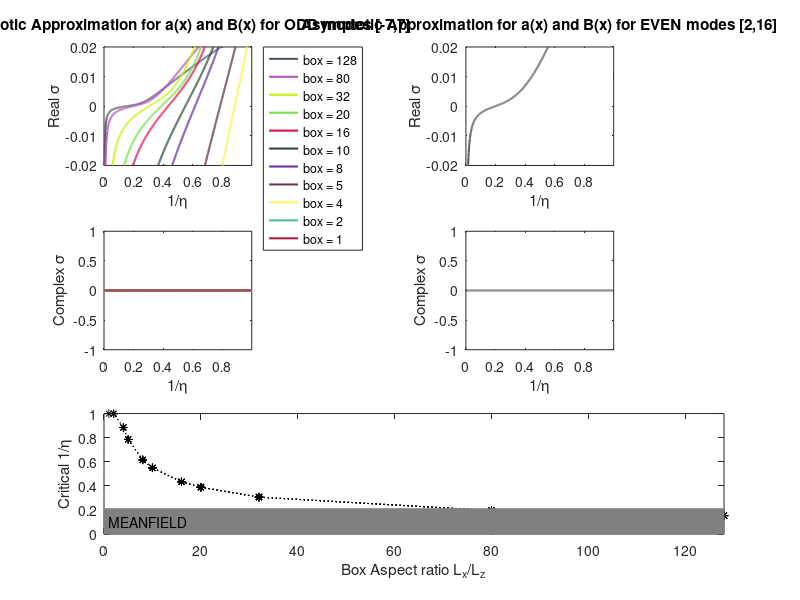

The MATLAB source for this figure: (Note: this script raises an error after producing the figure.)
% First used for the mean-field approximation of u_III,
% which has alpha a(x) and hence, we set B=B(x,t).
% The resulting eigen matrix gives:
% eigenvalue: growth rate 
% eigenfunction: iBy + Bz = p = sum_n pn exp(inmx), 
% where m=1/Lx and a(x)=a0 cos^2(mx)
% see log_book_2




clear all;
% Provide values for constants involved:
% velocity profile: 
D_const=1;
ku=1;  

% matrix dimensions @n = [-@n_max, @n_max]
% @n is either positive or negative and so is n_max 
    % For boxes 32,20,16, rates dont change between 170~324
    % For boxes 32,20,8,2: 7-705 same 

nn=[7 16];
% box sizes to consider
ar = [128 80 32 20 16 10 8 5 4 2 1];    
for co1=1:size(ar,2)
    color{co1}=rand(1,3); 
end
for co=1:2 
    n_max=nn(co);
    count_box=1;
    rmc = zeros(1,size(ar,2));
    for box = 1:size(ar,2) 
        % wavenumber corresponding to the longest wavelength on the box
        m =1./ar(box);

        count=1; % data output count for each rm
        % magnetic diffusivity & magnetic Reynolds number
        for rm=0.0001:0.001:1.0
            eta = (D_const*sqrt(m^2+1.5))/rm;

            % @a0 = @D^2@ku/@eta
            a0=D_const^2*ku/eta;

            % Set imaginary i=zi
            zi=sqrt(-1);

            %Create diagonal matrix
            k_m=0;  % count for main diagonal 
            k_u=0;  % count for upper diagonal 
            k_l=0;  % count for lower diagonal


            % Set up the matrix 
            if (mod(n_max,2)~=0)
                % Preallocate arrays for diagonals 
                diag_main = zeros(1,n_max+1);
                diag_upper= zeros(1,n_max);
                diag_lower= zeros(1,n_max);

                for i=1:2:n_max*2+1
                    k_m=k_m+1;
                    n(k_m)=i-n_max-1;
                    %fprintf('Rm=%f, k_m=%d, n(k_m)=%f\n',rm, k_m,n(k_m))
                    diag_main(k_m)= a0*n(k_m)*m/2. - eta*n(k_m)^2*m^2;

                    if (i>1)
                        k_u=k_u+1;
                        diag_upper(k_u) = a0*(n(k_m)*m/4. - m/2.); 
                    end
                    if (i< n_max*2+1)
                        k_l=k_l+1;
                        diag_lower(k_l) = a0*(n(k_m)*m/4 + m/2.);
                    end

                    D_main = diag(diag_main); 
                    D_upper = diag(diag_upper, 1);
                    D_lower = diag(diag_lower, -1);
                    D=D_main +D_upper + D_lower;
                end

            else
                % Preallocate arrays for diagonals 
                diag_main = zeros(1,n_max/2);
                diag_upper= zeros(1,n_max/2-1);
                diag_lower= zeros(1,n_max/2-1);
                for i=2:2:n_max
                    k_m=k_m+1;
                    n(k_m)=i;
                    %fprintf('Rm=%f, k_m=%d, n(k_m)=%f\n',rm, k_m,n(k_m))
                    diag_main(k_m)=  a0*n(k_m)*m/2. - eta*n(k_m)^2*m^2;

                    if (i>2)
                        k_u=k_u+1;
                        diag_upper(k_u) = a0*(n(k_m)*m/4. - m/2.);
                    end
                    if (i< n_max)
                        k_l=k_l+1;
                        diag_lower(k_l) = a0*(n(k_m)*m/4 + m/2.);
                    end

                    D_main = diag(diag_main); 
                    D_upper = diag(diag_upper, 1);
                    D_lower = diag(diag_lower, -1);
                    D=D_main +D_upper + D_lower;  

                end
            end

            % Find the eigenvalues of D
            e = eig(D);


            % save data: 
            rm_entry(count)= rm;
            [rgr_max(count),I] = max(real(e));
            cgr_max(count) = imag(e(I));
            
            count=count+1;
        end   % end rm loop 
        
        legendInfo{count_box} = ['box = ' num2str(ar(box))];
        fprintf('m=%d\n', ar(box));
        
        % Critical Rmc 
            [min_gr, I] = min(abs(rgr_max));
            rmc(box) = rm_entry(I);
      
        if (mod(n_max,2)~=0)
            %plot Rm vs max(rgr) and max(rgr)
            subplot(3,2,1)
            plot(rm_entry, rgr_max, 'color',color{count_box},'LineWidth',1.5)
            xlabel('1/\eta');
            ylabel('Real \sigma'); 
            xlim([0 rm_entry(end)])
            ylim([-0.02 0.02]);
            hold on; 
            legend(legendInfo,'Location','northeastoutside')
            title(['Asymptotic Approximation for a(x) and B(x) for ODD modes [-',num2str(n_max),',',num2str(n_max),']']);

            subplot(3,2,3)
            plot(rm_entry, cgr_max, 'color',color{count_box},'LineWidth',1.5)
            xlabel('1/\eta');
            ylabel('Complex \sigma');
            xlim([0 rm_entry(end)])
            hold on;
            count_box=count_box+1;
            %legend(legendInfo,'Location','northwest')
            
            subplot(3,2,5:6)
            p1=plot(ar(rmc>0), rmc(rmc>0),'k:*','DisplayName','odd modes');
            ylabel('Critical 1/\eta')
            xlabel('Box Aspect ratio L_x/L_z')
            hold on;
        else

            subplot(3,2,2)
            plot(rm_entry, rgr_max, 'color',color{count_box},'LineWidth',1.5)
            xlabel('1/\eta');
            ylabel('Real \sigma'); 
            xlim([0 rm_entry(end)])
            ylim([-0.02 0.02]);
            hold on; 
            %legend(legendInfo,'Location','northwest')
            title(['Asymptotic Approximation for a(x) and B(x) for EVEN modes [2,',num2str(n_max),']']);  

            subplot(3,2,4)
            plot(rm_entry, cgr_max, 'color',color{count_box},'LineWidth',1.5)
            xlabel('1/\eta');
            ylabel('Complex \sigma');
            xlim([0 rm_entry(end)])
            hold on;
            count_box=count_box+1; 
            %legend(legendInfo,'Location','northwest')
            
            subplot(3,2,5:6)
            area([0 max(ar)],[0.21 0.21], 'FaceColor', [0.5 0.5 0.5], 'EdgeColor', [0.5 0.5 0.5]);
            text(1, 0.1, 'MEANFIELD', 'color', 'k')
            xlim([0 max(ar)])
            alpha(.02)
            hold on;
            p2=plot(ar(rmc>0), rmc(rmc>0),'b:x','DisplayName','even modes');
            % From Snoopy, critical Rm is far off: 
            ar_snoopy= [10 8];
            rmc_snoopy=[1.1218 1.1458];
            p3=plot(ar_snoopy, rmc_snoopy,'r:o','DisplayName','SNOOPY');
            legend([p1 p2 p3])
           
        end
    end % end m loop 

end
  

